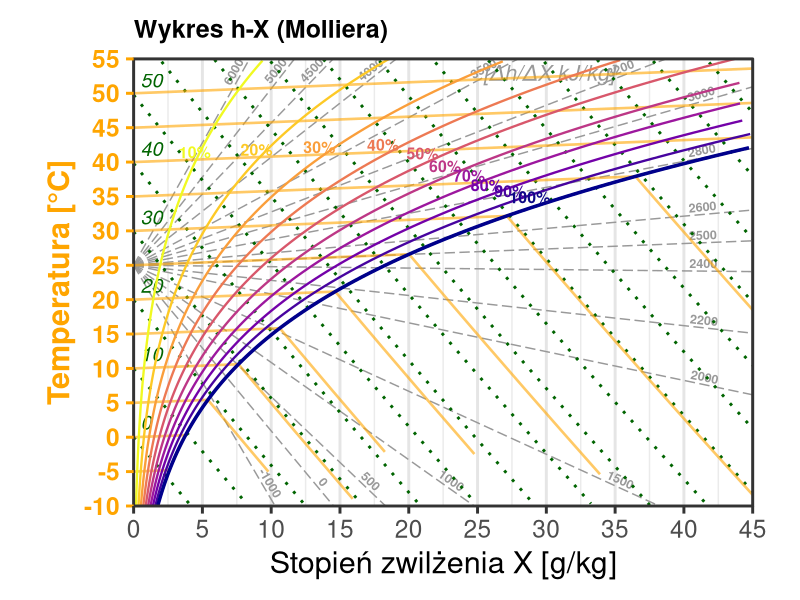
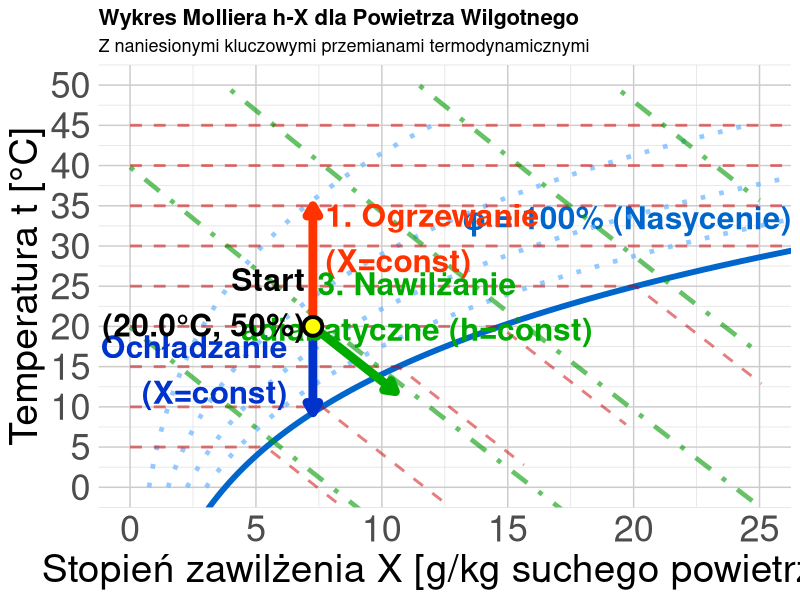
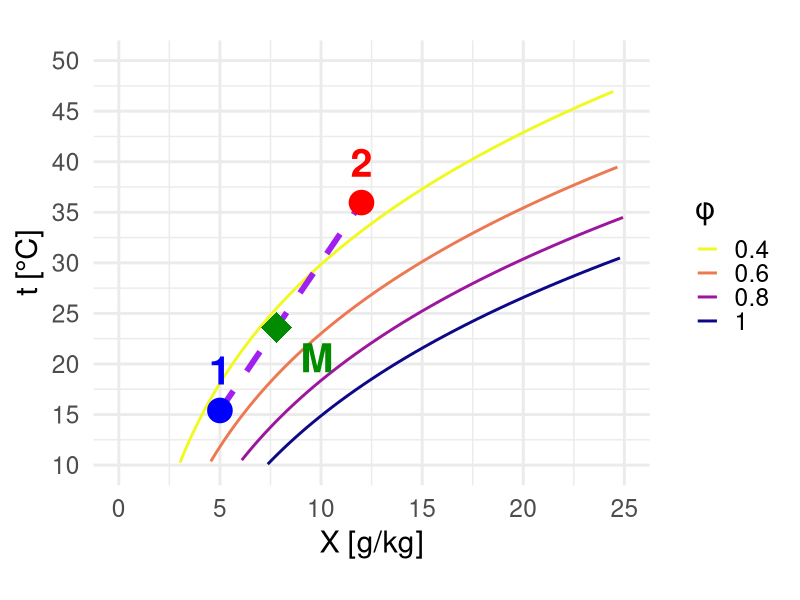
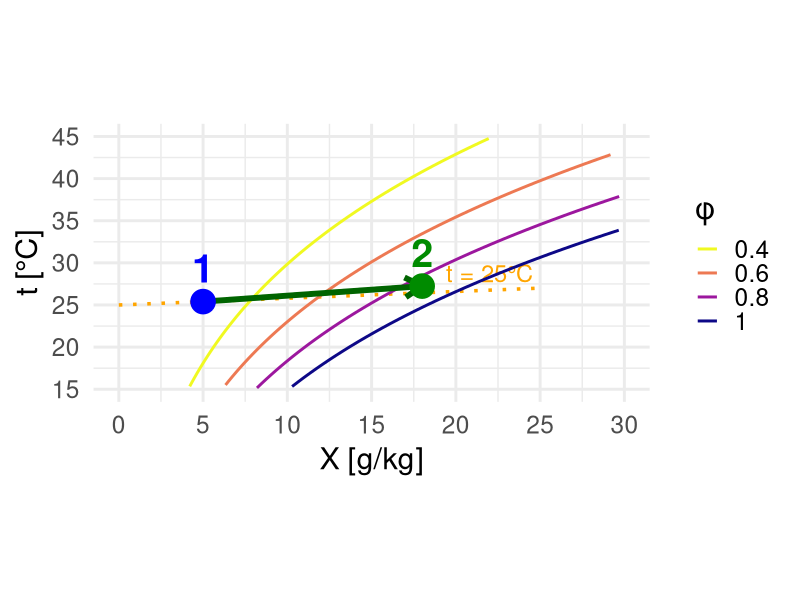
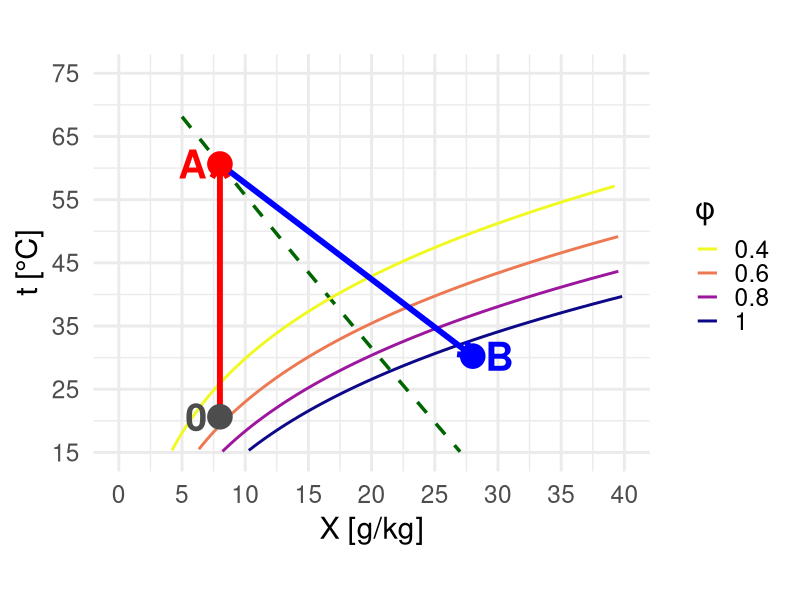
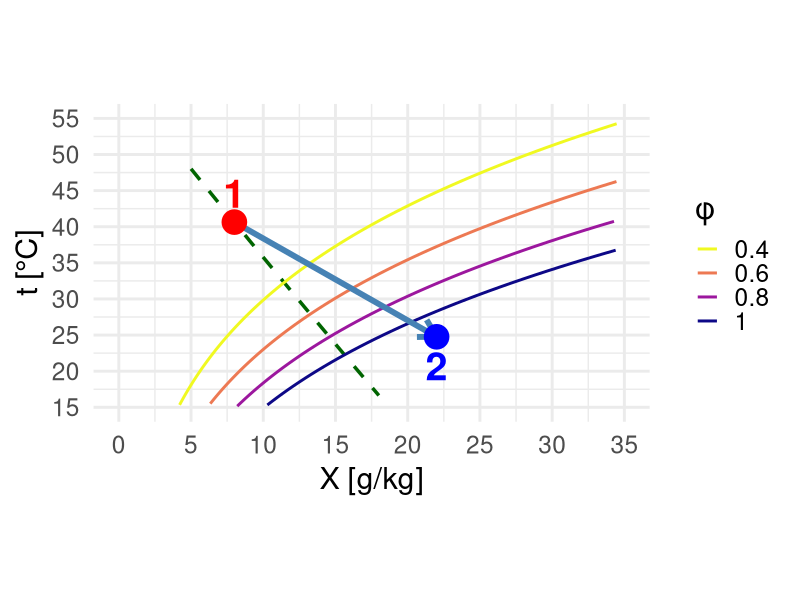

These charts were generated, in order, by the following R code:
## ---- chunk 1
#| echo: false
#| warning: false
#| message: false
library(ggplot2)
theme_set(theme_minimal(base_size = 18))
## ---- chunk 2
#| label: ix-diagram-all
#| echo: false
#| fig-align: center
#| fig-width: 14        # Duża szerokość "źródłowa" (w calach)
#| fig-height: 8        # Duża wysokość "źródłowa"
#| out-width: "100%"    # Rozciągnij do granic kontenera

library(ggplot2)
library(dplyr)

# --- 1. KONFIGURACJA I STAŁE ---
CONSTANTS <- list(
    p_atm = 1013.25,
    cp_dry = 1.005,
    cp_vap = 1.86,
    r_0 = 2501.0
)

# --- 2. FUNKCJE FIZYCZNE ---
get_psat <- function(t) {
    6.112 * exp((17.62 * t) / (243.12 + t))
}

get_x_from_rh <- function(t, rh, p = CONSTANTS$p_atm) {
    ps <- get_psat(t)
    pv <- rh * ps
    if (any(pv >= p)) {
        return(NA)
    }
    0.622 * pv / (p - pv)
}

get_t_from_h_x <- function(h, x_kg) {
    (h - x_kg * CONSTANTS$r_0) / (CONSTANTS$cp_dry + x_kg * CONSTANTS$cp_vap)
}

# --- 3. PRZYGOTOWANIE DANYCH ---
generate_mollier_data <- function() {
    x_max_g <- 45
    t_min <- -10
    t_max <- 55 # Górna granica wykresu

    # Stała transformacji wizualnej (wznios izoterm)
    vis_slope_val <- 0.08

    # Funkcja pomocnicza do transformacji
    transform_t <- function(t, x_g) {
        t + vis_slope_val * x_g
    }

    # A. Krzywe wilgotności (RH)
    t_seq <- seq(t_min, t_max, by = 0.5)
    # Zwiększamy zakres t_seq, bo przy transformacji t maleje w dół? Nie, t rośnie.
    # Musimy uważać na zakresy

    rh_levels <- c(0.1, 0.2, 0.3, 0.4, 0.5, 0.6, 0.7, 0.8, 0.9, 1.0)

    df_rh <- expand.grid(t = t_seq, rh = rh_levels) %>%
        mutate(
            x_kg = get_x_from_rh(t, rh),
            x_g = x_kg * 1000,
            # Aplikujemy transformację wizualną do t
            t_vis = transform_t(t, x_g)
        ) %>%
        filter(!is.na(x_kg), x_g <= x_max_g) %>%
        # Nadpisujemy t, żeby ggplot używał t_vis, ale zachowujemy t_real
        mutate(t_real = t, t = t_vis) # Teraz t to t_vis

    # B. Linie Entalpii (Izentalpy)
    h_levels <- seq(0, 160, by = 10)
    x_seq_h <- seq(0, x_max_g, length.out = 200)

    df_h <- expand.grid(h_val = h_levels, x_g = x_seq_h) %>%
        mutate(
            x_kg = x_g / 1000,
            t_phys = get_t_from_h_x(h_val, x_kg),
            t = transform_t(t_phys, x_g) # t wizualne
        ) %>%
        filter(t >= t_min, t <= t_max + 10) # Szerszy zakres filtra

    # C. Przygotowanie etykiet entalpii
    h_labels <- df_h %>%
        group_by(h_val) %>%
        filter(x_g == max(x_g) | t == max(t)) %>%
        slice(1) %>%
        mutate(
            label_pos = ifelse(t >= t_max - 1, "top", "right")
        )

    # D. Izotermy (z załamaniem w punkcie nasycenia)
    t_iso_levels <- seq(-10, 55, by = 5)
    df_iso_list <- lapply(t_iso_levels, function(temp) {
        # 1. Punkt nasycenia
        x_sat_kg <- get_x_from_rh(temp, 1.0)
        # Jeśli NA (poza wykresem), to cała linia jest w obszarze pary przegrzanej lub mgły (teoretycznie)
        if (is.na(x_sat_kg)) x_sat_kg <- 100 # Duża wartość
        x_sat_g <- x_sat_kg * 1000

        # Segment 1: Przegrzana (lekko wznosząca się - cecha wykresu ukośnokątnego)
        s1_x_max <- min(x_sat_g, x_max_g)
        x_vals_s1 <- seq(0, s1_x_max, length.out = 10)

        # Tutaj t = temp + slope * x (transformacja)
        seg1 <- data.frame(
            x_g = x_vals_s1,
            t = transform_t(temp, x_vals_s1),
            group = paste0("t", temp, "_dry")
        )

        # Jeśli saturacja jest poza wykresem, zwracamy tylko segment 1
        if (x_sat_g >= x_max_g) {
            return(seg1)
        }

        # Segment 2: Mgła (spadek wzdłuż izentalpy)
        # Punkt Nasycenia (fizyczny) -> t = temp, x = x_sat_g
        # Punkt Nasycenia (wizualny) -> t_vis = temp + slope * x_sat_g
        # To jest ZAPEWNIONE przez transform_t(temp, x_vals_s1) na końcu s1.

        # Fizyczna entalpia w punkcie nasycenia
        h_sat <- CONSTANTS$cp_dry * temp + x_sat_kg * (CONSTANTS$r_0 + CONSTANTS$cp_vap * temp)

        # Zakres x we mgle
        x_fog_g <- seq(x_sat_g, x_max_g, length.out = 10)
        x_fog_kg <- x_fog_g / 1000

        # Fizyczna temperatura we mgle (dla h_vis = const)
        t_fog_phys <- (h_sat - x_fog_kg * CONSTANTS$r_0) / (CONSTANTS$cp_dry + x_fog_kg * CONSTANTS$cp_vap)

        # Wizualna temperatura we mgle (transformowana!)
        t_fog_vis <- transform_t(t_fog_phys, x_fog_g)

        seg2 <- data.frame(
            x_g = x_fog_g,
            t = t_fog_vis,
            group = paste0("t", temp, "_fog")
        )

        rbind(seg1, seg2)
    })
    df_iso <- do.call(rbind, df_iso_list)

    # E. Pęk Linii (Wykres tła - skala h_w) - "Biegun" w (0, 25 st. C)
    # Epsilon = (dh/dx) ~ cp * dt/dx + r0
    # Slope dt/dx_kg = (Epsilon - r0) / cp

    pole_x <- 0
    pole_y <- 25 # Przesunięty biegun

    # Lista wartości ze skrajnymi zakresami
    eps_values <- sort(unique(c(
        -1000, # Chłodzenie z osuszaniem
        seq(0, 1500, 500),
        seq(2000, 3200, 200),
        2500,
        seq(3500, 5000, 500),
        6000 # Czyste ogrzewanie
    )))

    fan_list <- lapply(eps_values, function(eps) {
        # Nachylenie fizyczne
        slope_phys_kg <- (eps - CONSTANTS$r_0) / CONSTANTS$cp_dry
        
        # Nachylenie wizualne (uwzględnia skrzywienie wykresu)
        # slope_vis = slope_phys + vis_slope
        # vis_slope_val jest w [deg/g], wiec *1000 aby miec [deg/kg]
        slope_vis_kg <- slope_phys_kg + vis_slope_val * 1000
        
        # Równanie linii wizualnej: y_vis = pole_y + slope_vis_kg * x_kg
        # gdzie x_kg in [0, 0.045], y_vis in [-10, 55]
        
        x1 <- 0; y1 <- 0; side <- "none"
        
        # 1. Sprawdzamy prawą ścianę (x_max)
        x_right_kg <- x_max_g / 1000
        y_at_right <- pole_y + slope_vis_kg * x_right_kg
        
        if (y_at_right <= t_max && y_at_right >= t_min) {
            # Trafia w prawą krawędź wizualną
            x1 <- x_max_g
            y1 <- y_at_right
            side <- "right"
        } else {
            # 2. Trafia w górę lub dół
            if (slope_vis_kg > 0) {
                 # Góra (y_vis = 55)
                 x_top_kg <- (t_max - pole_y) / slope_vis_kg
                 x1 <- x_top_kg * 1000
                 y1 <- t_max
                 side <- "top"
            } else {
                 # Dół (y_vis = -10)
                 x_bot_kg <- (t_min - pole_y) / slope_vis_kg
                 x1 <- x_bot_kg * 1000
                 y1 <- t_min
                 side <- "bottom"
            }
        }
        
        # Zabezpieczenie zakresów
        if (x1 > x_max_g) x1 <- x_max_g 
        if (x1 < 0) x1 <- 0
        
        # Kąt rotacji (bazujemy na wizualnym nachyleniu)
        # Vis slope na wykresie (jednostki osi: 1 st C / 1 g)
        # slope_vis_kg to [deg/kg]. slope_vis_g = slope_vis_kg / 1000
        vis_slope_plot <- slope_vis_kg / 1000
        
        # Uwzględniamy coord_fixed(ratio = 0.5)
        angle <- atan(0.5 * vis_slope_plot) * 180 / pi
        
        # Pozycjonowanie etykiety
        factor <- 0.92
        lab_x <- pole_x + (x1 - pole_x) * factor
        lab_y <- pole_y + (y1 - pole_y) * factor
        
        data.frame(x0=pole_x, y0=pole_y, x1=x1, y1=y1, eps=eps, side=side, lab_x=lab_x, lab_y=lab_y, angle=angle)
    })
    df_fan <- do.call(rbind, fan_list)

    list(rh = df_rh, h_lines = df_h, h_labels = h_labels, isotherms = df_iso, fan = df_fan)
}

data <- generate_mollier_data()

# --- 4. RYSOWANIE ---

p <- ggplot() +

    # 0. TŁO - PĘK LINII (Skala Randa) dla epsilon
    geom_segment(
        data = data$fan,
        aes(x = x0, y = y0, xend = x1, yend = y1),
        color = "gray60", size = 0.5, linetype = "longdash"
    ) +
    geom_text(
        data = data$fan,
        aes(x = lab_x, y = lab_y, label = eps, angle = angle),
        hjust = 0.5, vjust = -0.3,
        size = 3.2, color = "gray60", fontface = "bold"
    ) +
    # Opis jednostki skali Randa
    annotate("text", x = 35, y = 53, label = "[\u0394h/\u0394X kJ/kg]", color = "gray60", size = 5.5, fontface = "italic", hjust = 1) +

    # 1. LINIE ENTALPII
    geom_line(
        data = data$h_lines, aes(x = x_g, y = t, group = h_val),
        color = "darkgreen", size = 1, linetype = "dotted"
    ) +

    # Etykiety Entalpii (Inteligentne pozycjonowanie)
    geom_text(
        data = data$h_labels,
        aes(x = x_g, y = t, label = h_val, hjust = ifelse(label_pos == "top", 0.5, 0)),
        vjust = -0.5,
        nudge_x = 0.5,
        size = 5, color = "darkgreen", fontface = "italic"
    ) +

    # 2. IZOTERMY (Custom Grid)
    geom_line(
        data = data$isotherms,
        aes(x = x_g, y = t, group = group),
        color = "orange", size = 0.9, linetype = "solid", alpha = 0.6
    ) +

    # 3. KRZYWE WILGOTNOŚCI
    geom_line(
        data = data$rh, aes(x = x_g, y = t, group = rh, color = factor(rh)),
        size = 0.8
    ) +
    geom_line(
        data = data$rh %>% filter(rh == 1.0),
        aes(x = x_g, y = t), color = "darkblue", size = 1.2
    ) +

    # Etykiety RH (ZMNIEJSZONE do 4, Kolor dopasowany do linii)
    geom_text(
        data = data$rh %>% filter(t > 25) %>% group_by(rh) %>% slice(round(n() / 2)),
        aes(x = x_g, y = t, label = paste0(rh * 100, "%"), color = factor(rh)),
        size = 4, fontface = "bold", vjust = -0.4,
        show.legend = FALSE
    ) +
    # 4. STYL I KOLORY
    scale_color_viridis_d(option = "C", direction = -1) +
    scale_x_continuous(expand = c(0, 0), limits = c(0, 45), breaks = seq(0, 45, 5)) +
    scale_y_continuous(expand = c(0, 0), limits = c(-10, 55), breaks = seq(-10, 55, 5)) +
    labs(
        title = "Wykres h-X (Molliera)",
        subtitle = NULL, # Usunąłem podtytuł, by zyskać miejsce
        x = "Stopień zwilżenia X [g/kg]",
        y = "Temperatura [°C]"
    ) +
    theme_bw(base_size = 22) + # Duża czcionka bazowa

    theme(
        # Marginesy: Góra, Prawa, Dół, Lewa (Zmniejszone, bo etykiety są wewnątrz)
        plot.margin = margin(t = 0.5, r = 0.5, b = 0.5, l = 0.5, "cm"),

        # Izotermy (Custom) i Oś Y (Pomarańczowe)
        panel.grid.major.y = element_blank(), # Wyłączamy standardową siatkę Y, bo mamy własne izotermy
        panel.grid.minor.y = element_blank(),
        panel.grid.major.x = element_line(color = "gray90"),
        axis.text.y = element_text(color = "orange", face = "bold"),
        axis.title.y = element_text(color = "orange", face = "bold"),
        axis.ticks.y = element_line(color = "orange"),

        # Tytuł
        plot.title = element_text(size = 18, face = "bold"),
        legend.position = "none"
    ) +

    # Clip = "off" pozwala pisać po marginesach
    coord_fixed(ratio = 0.5, clip = "off")

print(p)
## ---- chunk 3
#| label: ix-diagram-advanced
#| echo: false
#| fig-align: center
#| fig-width: 14        # Duża szerokość "źródłowa" (w calach)
#| fig-height: 8        # Duża wysokość "źródłowa"
#| out-width: "100%"    # Rozciągnij do granic kontenera

library(ggplot2)

# ===== FUNKCJE POMOCNICZE (fizyka powietrza wilgotnego) =====

# Ciśnienie nasycenia pary wodnej (Magnus formula)
p_sat <- function(t) {
    # t w °C, wynik w kPa
    0.61121 * exp((18.678 - t / 234.5) * (t / (257.14 + t)))
}

# Stopień zawilżenia dla danej temp i wilgotności względnej
x_calc <- function(t, phi, p_atm = 101.325) {
    # phi w %, p_atm w kPa
    p_p <- (phi / 100) * p_sat(t)
    622 * p_p / (p_atm - p_p) # g/kg
}

# Entalpia właściwa [kJ/kg] (h = cp*t + x*(r0 + cpv*t))
h_calc <- function(t, x) {
    1.005 * t + (x / 1000) * (2501 + 1.86 * t)
}

# ===== GENEROWANIE SIATKI WYKRESU =====

# Krzywa nasycenia (phi = 100%)
t_range <- seq(-5, 50, 0.5)
x_sat <- sapply(t_range, function(t) x_calc(t, 100))
df_sat <- data.frame(t = t_range, x = x_sat)
df_sat <- df_sat[df_sat$x < 30, ]

# Linie stałej wilgotności względnej (phi = const)
phi_levels <- c(20, 40, 60, 80)
df_phi <- do.call(rbind, lapply(phi_levels, function(phi) {
    t_vals <- seq(0, 45, 1)
    x_vals <- sapply(t_vals, function(t) x_calc(t, phi))
    data.frame(t = t_vals, x = x_vals, phi = phi)
}))
df_phi <- df_phi[df_phi$x < 30 & df_phi$x > 0, ]

# Izotermy (t = const) - z załamaniem na linii saturacji
temp_levels <- seq(5, 45, 5)
df_iso_t <- do.call(rbind, lapply(temp_levels, function(temp) {
    # Punkt saturacji dla danej temperatury
    x_sat <- x_calc(temp, 100)

    # Segment 1: Obszar pary przegrzanej (poziomy, od x=0 do x_sat)
    segment1 <- data.frame(
        t = temp,
        x = seq(0, x_sat, length.out = 30),
        temp_label = temp,
        segment = "przegrzana"
    )

    # Segment 2: Obszar mgły (izotermy równoległe do izentalp)
    # W obszarze mgły na wykresie h-X izotermy biegną niemal równolegle do izentalp.
    # Obliczamy "entalpię nasycenia" w punkcie załamania, używając tych samych współczynników co przy rysowaniu izentalp.
    h_sat_approx <- 1.005 * temp + x_sat * (2.5 + 0.00186 * temp)

    x_max_fog <- min(x_sat + 5, 30) # Zasięg we mgle
    x_fog <- seq(x_sat, x_max_fog, length.out = 20)

    # Wyznaczamy przebieg temperatury dla stałej entalpii (pseudo-izoterma we mgle)
    t_fog <- (h_sat_approx - 2.5 * x_fog) / (1.005 + 0.00186 * x_fog)

    segment2 <- data.frame(
        t = t_fog,
        x = x_fog,
        temp_label = temp,
        segment = "mgla"
    )

    rbind(segment1, segment2)
}))

# Izentalpy (h = const)
h_levels <- seq(20, 100, 20)
df_isenth <- do.call(rbind, lapply(h_levels, function(h_val) {
    # Dla danej entalpii h, mamy: t = (h - 2.5*x) / (1 + 0.00186*x) (przybliżenie)
    x_vals <- seq(0, 25, 0.5)
    t_vals <- (h_val - 2.5 * x_vals) / (1.005 + 0.00186 * x_vals)
    df_temp <- data.frame(t = t_vals, x = x_vals, h = h_val)
    # Ogranicz do obszaru fizycznego
    df_temp <- df_temp[df_temp$t >= -10 & df_temp$t <= 50 & df_temp$x >= 0 & df_temp$x <= 25, ]
    df_temp
}))

# ===== PRZEMIANY CHARAKTERYSTYCZNE =====

# Punkt początkowy: t0=20°C, phi0=50%
t0 <- 20
phi0 <- 50
x0 <- x_calc(t0, phi0)
h0 <- h_calc(t0, x0)

# 1. OGRZEWANIE (X=const, w górę)
t1_heat <- 35 # Ogrzanie do 35°C
x1_heat <- x0 # X stałe!
h1_heat <- h_calc(t1_heat, x1_heat)
heating <- data.frame(
    t = seq(t0, t1_heat, length.out = 20),
    x = x0
)

# 2. OCHŁADZANIE (X=const, w dół do punktu rosy)
# Punkt rosy: temp przy której phi=100% dla danego X
t_dew <- uniroot(function(t) x_calc(t, 100) - x0, interval = c(-10, t0))$root
cooling <- data.frame(
    t = seq(t0, t_dew, length.out = 20),
    x = x0
)

# 3. NAWILŻANIE ADIABATYCZNE (h=const, ukośnie w dół-prawo)
# Dla h=const: nawilżamy wodą, temp spada, x rośnie
x_humid_max <- min(x0 + 6, x_calc(15, 99)) # Kończymy przy niższej temp
df_humid_temp <- data.frame(x = seq(x0, x_humid_max, length.out = 30))
df_humid_temp$t <- (h0 - 2.5 * df_humid_temp$x) / (1.005 + 0.00186 * df_humid_temp$x)
humidification <- df_humid_temp[df_humid_temp$t >= 10, ]

# ===== WYKRES =====
ggplot() +
    # Krzywa nasycenia
    geom_line(data = df_sat, aes(x = x, y = t), color = "#0066cc", linewidth = 2) +
    annotate("text",
        x = max(df_sat$x) - 10, y = max(df_sat$t) + 2,
        label = "φ = 100% (Nasycenie)", color = "#0066cc", fontface = "bold", size = 8
    ) +

    # Linie stałej wilgotności względnej
    geom_line(
        data = df_phi, aes(x = x, y = t, group = phi),
        color = "#66b3ff", linetype = "dotted", linewidth = 1.6, alpha = 0.7
    ) +

    # Izotermy
    geom_line(
        data = df_iso_t, aes(x = x, y = t, group = temp_label),
        color = "#cc0000", linetype = "dashed", linewidth = 1.0, alpha = 0.5
    ) +

    # Izentalpy
    geom_line(
        data = df_isenth, aes(x = x, y = t, group = h),
        color = "#009900", linetype = "dotdash", linewidth = 1.6, alpha = 0.6
    ) +

    # === PRZEMIANY ===

    # Ogrzewanie (czerwona strzałka w górę)
    geom_path(
        data = heating, aes(x = x, y = t),
        color = "#ff3300", linewidth = 3, arrow = arrow(length = unit(0.3, "cm"), type = "closed")
    ) +
    annotate("text",
        x = x0 + .5, y = (t0 + t1_heat * 1.2) / 2,
        label = "1. Ogrzewanie\n(X=const)", color = "#ff3300", fontface = "bold", size = 8, hjust = 0
    ) +

    # Ochładzanie (niebieska strzałka w dół)
    geom_path(
        data = cooling, aes(x = x, y = t),
        color = "#0033cc", linewidth = 3, arrow = arrow(length = unit(0.3, "cm"), type = "closed")
    ) +
    annotate("text",
        x = x0 - 1, y = (t0 + t_dew) / 2,
        label = "2. Ochładzanie\n(X=const)", color = "#0033cc", fontface = "bold", size = 8, hjust = 1
    ) +

    # Nawilżanie adiabatyczne (zielona strzałka ukośna)
    geom_path(
        data = humidification, aes(x = x, y = t),
        color = "#00aa00", linewidth = 3, arrow = arrow(length = unit(0.3, "cm"), type = "closed")
    ) +
    annotate("text",
        x = (x0 + x_humid_max + 1) / 2 + 2, y = humidification$t[10] + 5,
        label = "3. Nawilżanie\nadiabatyczne (h=const)", color = "#00aa00", fontface = "bold", size = 8
    ) +

    # Punkt początkowy
    geom_point(aes(x = x0, y = t0), size = 5, color = "black", shape = 21, fill = "yellow", stroke = 2) +
    annotate("text",
        x = x0 - .3, y = t0 + 3, label = sprintf("Start\n(%.1f°C, %.0f%%)", t0, phi0),
        fontface = "bold", size = 8, hjust = 1
    ) +

    # Opisy
    labs(
        title = "Wykres Molliera h-X dla Powietrza Wilgotnego",
        subtitle = "Z naniesionymi kluczowymi przemianami termodynamicznymi",
        x = "Stopień zawilżenia X [g/kg suchego powietrza]",
        y = "Temperatura t [°C]"
    ) +
    theme_minimal(base_size = 13) +
    theme(
        plot.title = element_text(face = "bold", size = 16),
        axis.text = element_text(size = 26), # 2x większe etykiety osi (było 13)
        axis.title = element_text(size = 28), # 2x większe tytuły osi
        panel.grid.minor = element_line(color = "gray90", linewidth = 0.3),
        panel.grid.major = element_line(color = "gray80", linewidth = 0.5)
    ) +
    coord_cartesian(xlim = c(0, 25), ylim = c(0, 50)) +
    scale_x_continuous(breaks = seq(0, 25, 5)) +
    scale_y_continuous(breaks = seq(0, 50, 5))
## ---- chunk 4
#| label: mix-two-streams
#| echo: false
#| fig-width: 9
#| fig-height: 7
#| fig-align: center

# Stałe i funkcje
vis_slope <- 0.08
transform_vis <- function(t, x) t + vis_slope * x

# Punkty stanu
p1 <- list(x = 5, t = 15)
p2 <- list(x = 12, t = 35)
r <- 0.6
pM <- list(x = r*p1$x + (1-r)*p2$x, t = r*p1$t + (1-r)*p2$t)

p1v <- list(x = p1$x, t = transform_vis(p1$t, p1$x))
p2v <- list(x = p2$x, t = transform_vis(p2$t, p2$x))
pMv <- list(x = pM$x, t = transform_vis(pM$t, pM$x))

# Krzywe RH
rh_levels <- c(0.4, 0.6, 0.8, 1.0)
t_seq <- seq(5, 45, by = 0.5)
df_rh <- do.call(rbind, lapply(rh_levels, function(rh) {
    x_kg <- sapply(t_seq, function(t) get_x_from_rh(t, rh))
    data.frame(t = t_seq, x_g = x_kg * 1000, rh = rh) %>% 
        filter(!is.na(x_g), x_g <= 25) %>%
        mutate(t_vis = transform_vis(t, x_g))
}))

ggplot() +
    # Krzywe RH
    geom_line(data = df_rh, aes(x = x_g, y = t_vis, group = rh, color = factor(rh)), size = 1) +
    scale_color_viridis_d(option = "C", direction = -1, name = "φ") +
    # Linia mieszania
    geom_segment(aes(x = p1v$x, y = p1v$t, xend = p2v$x, yend = p2v$t),
                 color = "purple", size = 2, linetype = "dashed") +
    # Punkty
    geom_point(aes(x = p1v$x, y = p1v$t), color = "blue", size = 8) +
    geom_point(aes(x = p2v$x, y = p2v$t), color = "red", size = 8) +
    geom_point(aes(x = pMv$x, y = pMv$t), color = "green4", size = 10, shape = 18) +
    # Etykiety
    annotate("text", x = p1v$x, y = p1v$t + 4, label = "1", color = "blue", size = 10, fontface = "bold") +
    annotate("text", x = p2v$x, y = p2v$t + 4, label = "2", color = "red", size = 10, fontface = "bold") +
    annotate("text", x = pMv$x + 2, y = pMv$t - 3, label = "M", color = "green4", size = 10, fontface = "bold") +
    # Osie
    scale_x_continuous(limits = c(0, 25), breaks = seq(0, 25, 5)) +
    scale_y_continuous(limits = c(10, 50), breaks = seq(10, 50, 5)) +
    labs(x = "X [g/kg]", y = "t [°C]") +
    theme_minimal(base_size = 22) +
    theme(legend.position = "right") +
    coord_fixed(ratio = 0.5)
## ---- chunk 5
#| label: steam-humidification
#| echo: false
#| fig-width: 9
#| fig-height: 7
#| fig-align: center

# Stan początkowy i końcowy
p1 <- list(x = 5, t = 25)
p2 <- list(x = 18, t = 25.8)

p1v <- list(x = p1$x, t = transform_vis(p1$t, p1$x))
p2v <- list(x = p2$x, t = transform_vis(p2$t, p2$x))

# Krzywe RH
rh_levels <- c(0.4, 0.6, 0.8, 1.0)
t_seq <- seq(10, 45, by = 0.5)
df_rh <- do.call(rbind, lapply(rh_levels, function(rh) {
    x_kg <- sapply(t_seq, function(t) get_x_from_rh(t, rh))
    data.frame(t = t_seq, x_g = x_kg * 1000, rh = rh) %>% 
        filter(!is.na(x_g), x_g <= 30) %>%
        mutate(t_vis = transform_vis(t, x_g))
}))

# Izoterma t=25
iso_t <- 25
iso_x <- seq(0, 25, by = 1)
df_iso <- data.frame(x_g = iso_x, t_vis = transform_vis(iso_t, iso_x))

ggplot() +
    # Izoterma
    geom_line(data = df_iso, aes(x = x_g, y = t_vis), color = "orange", size = 1.2, linetype = "dotted") +
    annotate("text", x = 22, y = transform_vis(iso_t, 22) + 2, label = "t = 25°C", color = "orange", size = 6) +
    # Krzywe RH
    geom_line(data = df_rh, aes(x = x_g, y = t_vis, group = rh, color = factor(rh)), size = 1) +
    scale_color_viridis_d(option = "C", direction = -1, name = "φ") +
    # Strzałka przemiany
    geom_segment(aes(x = p1v$x, y = p1v$t, xend = p2v$x, yend = p2v$t),
                 arrow = arrow(length = unit(0.5, "cm")),
                 color = "darkgreen", size = 2) +
    # Punkty
    geom_point(aes(x = p1v$x, y = p1v$t), color = "blue", size = 8) +
    geom_point(aes(x = p2v$x, y = p2v$t), color = "green4", size = 8) +
    # Etykiety
    annotate("text", x = p1v$x, y = p1v$t + 4, label = "1", color = "blue", size = 10, fontface = "bold") +
    annotate("text", x = p2v$x, y = p2v$t + 4, label = "2", color = "green4", size = 10, fontface = "bold") +
    # Osie
    scale_x_continuous(limits = c(0, 30), breaks = seq(0, 30, 5)) +
    scale_y_continuous(limits = c(15, 45), breaks = seq(15, 45, 5)) +
    labs(x = "X [g/kg]", y = "t [°C]") +
    theme_minimal(base_size = 22) +
    theme(legend.position = "right") +
    coord_fixed(ratio = 0.5)
## ---- chunk 6
#| label: drying-cycle
#| echo: false
#| fig-width: 9
#| fig-height: 7
#| fig-align: center

# Stany
p0 <- list(x = 8, t = 20)
pA <- list(x = 8, t = 60)
pB <- list(x = 28, t = 28)

p0v <- list(x = p0$x, t = transform_vis(p0$t, p0$x))
pAv <- list(x = pA$x, t = transform_vis(pA$t, pA$x))
pBv <- list(x = pB$x, t = transform_vis(pB$t, pB$x))

# Krzywe RH
rh_levels <- c(0.4, 0.6, 0.8, 1.0)
t_seq <- seq(10, 70, by = 0.5)
df_rh <- do.call(rbind, lapply(rh_levels, function(rh) {
    x_kg <- sapply(t_seq, function(t) get_x_from_rh(t, rh))
    data.frame(t = t_seq, x_g = x_kg * 1000, rh = rh) %>% 
        filter(!is.na(x_g), x_g <= 40) %>%
        mutate(t_vis = transform_vis(t, x_g))
}))

# Izentalpa przez punkt A (h = const)
h_A <- CONSTANTS$cp_dry * pA$t + (pA$x/1000) * (CONSTANTS$r_0 + CONSTANTS$cp_vap * pA$t)
iso_x <- seq(5, 35, by = 1)
iso_t_phys <- (h_A - (iso_x/1000) * CONSTANTS$r_0) / (CONSTANTS$cp_dry + (iso_x/1000) * CONSTANTS$cp_vap)
df_isoH <- data.frame(x_g = iso_x, t_vis = transform_vis(iso_t_phys, iso_x))

ggplot() +
    # Izentalpa
    geom_line(data = df_isoH, aes(x = x_g, y = t_vis), color = "darkgreen", size = 1.2, linetype = "dashed") +
    annotate("text", x = 32, y = df_isoH$t_vis[nrow(df_isoH)] + 2, label = "h = const", color = "darkgreen", size = 6) +
    # Krzywe RH
    geom_line(data = df_rh, aes(x = x_g, y = t_vis, group = rh, color = factor(rh)), size = 1) +
    scale_color_viridis_d(option = "C", direction = -1, name = "φ") +
    # Etap A
    geom_segment(aes(x = p0v$x, y = p0v$t, xend = pAv$x, yend = pAv$t),
                 arrow = arrow(length = unit(0.4, "cm")), color = "red", size = 2) +
    # Etap B
    geom_segment(aes(x = pAv$x, y = pAv$t, xend = pBv$x, yend = pBv$t),
                 arrow = arrow(length = unit(0.4, "cm")), color = "blue", size = 2) +
    # Punkty
    geom_point(aes(x = p0v$x, y = p0v$t), color = "gray30", size = 8) +
    geom_point(aes(x = pAv$x, y = pAv$t), color = "red", size = 8) +
    geom_point(aes(x = pBv$x, y = pBv$t), color = "blue", size = 8) +
    # Etykiety
    annotate("text", x = p0v$x - 1, y = p0v$t, label = "0", color = "gray30", size = 10, fontface = "bold", hjust = 1) +
    annotate("text", x = pAv$x - 1, y = pAv$t, label = "A", color = "red", size = 10, fontface = "bold", hjust = 1) +
    annotate("text", x = pBv$x + 1, y = pBv$t, label = "B", color = "blue", size = 10, fontface = "bold", hjust = 0) +
    # Osie
    scale_x_continuous(limits = c(0, 40), breaks = seq(0, 40, 5)) +
    scale_y_continuous(limits = c(15, 75), breaks = seq(15, 75, 10)) +
    labs(x = "X [g/kg]", y = "t [°C]") +
    theme_minimal(base_size = 22) +
    theme(legend.position = "right") +
    coord_fixed(ratio = 0.5)
## ---- chunk 7
#| label: adiabatic-humidification
#| echo: false
#| fig-width: 9
#| fig-height: 7
#| fig-align: center

# Stany
p1 <- list(x = 8, t = 40)
p2 <- list(x = 22, t = 23)

p1v <- list(x = p1$x, t = transform_vis(p1$t, p1$x))
p2v <- list(x = p2$x, t = transform_vis(p2$t, p2$x))

# Krzywe RH
rh_levels <- c(0.4, 0.6, 0.8, 1.0)
t_seq <- seq(10, 55, by = 0.5)
df_rh <- do.call(rbind, lapply(rh_levels, function(rh) {
    x_kg <- sapply(t_seq, function(t) get_x_from_rh(t, rh))
    data.frame(t = t_seq, x_g = x_kg * 1000, rh = rh) %>% 
        filter(!is.na(x_g), x_g <= 35) %>%
        mutate(t_vis = transform_vis(t, x_g))
}))

# Izentalpa przez punkt 1
h_1 <- CONSTANTS$cp_dry * p1$t + (p1$x/1000) * (CONSTANTS$r_0 + CONSTANTS$cp_vap * p1$t)
iso_x <- seq(5, 30, by = 1)
iso_t_phys <- (h_1 - (iso_x/1000) * CONSTANTS$r_0) / (CONSTANTS$cp_dry + (iso_x/1000) * CONSTANTS$cp_vap)
df_isoH <- data.frame(x_g = iso_x, t_vis = transform_vis(iso_t_phys, iso_x))

ggplot() +
    # Izentalpa
    geom_line(data = df_isoH, aes(x = x_g, y = t_vis), color = "darkgreen", size = 1.2, linetype = "dashed") +
    annotate("text", x = 27, y = df_isoH$t_vis[nrow(df_isoH)] + 2, label = "h = const", color = "darkgreen", size = 6) +
    # Krzywe RH
    geom_line(data = df_rh, aes(x = x_g, y = t_vis, group = rh, color = factor(rh)), size = 1) +
    scale_color_viridis_d(option = "C", direction = -1, name = "φ") +
    # Strzałka przemiany
    geom_segment(aes(x = p1v$x, y = p1v$t, xend = p2v$x, yend = p2v$t),
                 arrow = arrow(length = unit(0.5, "cm")),
                 color = "steelblue", size = 2) +
    # Punkty
    geom_point(aes(x = p1v$x, y = p1v$t), color = "red", size = 8) +
    geom_point(aes(x = p2v$x, y = p2v$t), color = "blue", size = 8) +
    # Etykiety
    annotate("text", x = p1v$x, y = p1v$t + 4, label = "1", color = "red", size = 10, fontface = "bold") +
    annotate("text", x = p2v$x, y = p2v$t - 4, label = "2", color = "blue", size = 10, fontface = "bold") +
    # Osie
    scale_x_continuous(limits = c(0, 35), breaks = seq(0, 35, 5)) +
    scale_y_continuous(limits = c(15, 55), breaks = seq(15, 55, 5)) +
    labs(x = "X [g/kg]", y = "t [°C]") +
    theme_minimal(base_size = 22) +
    theme(legend.position = "right") +
    coord_fixed(ratio = 0.5)
